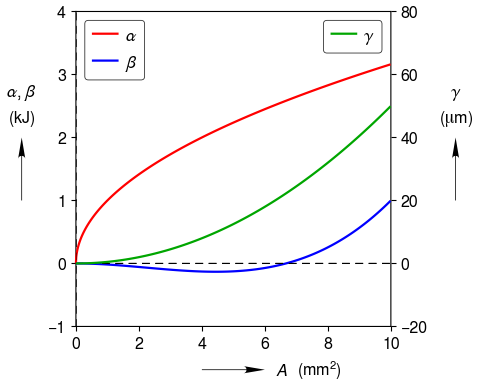

Write Python code to recreate this figure.
# -*- coding: utf-8 -*-
"""
Created on Sat Apr 18 15:12:21 2015

@author: Ben
"""
import clearplot.figure as figure
import numpy as np

xa = np.arange(0,10,0.01)
ya = np.sqrt(xa)
xb = xa
yb = 3.0 * (xb/10)**3 - 2.0 * (xb/10)**2
xc = xa
yc = 1.0/2.0 * xc**2.0

fig = figure.Figure()
ax1 = fig.add_axes()
ax1.plot([xa, xb], [ya, yb])
ax1.x_label = ['A', 'mm^2']
ax1.y_label = ['\alpha,\,\beta', 'kJ']
ax1.y_lim = [-1,'auto']
ax1.add_legend(['\alpha', '\beta'], 'upper left')

ax2 = fig.add_axes(share_x_ax = ax1)
ax2.plot([xc], [yc], line_colors = [0,0,1])
ax2.add_legend(['\gamma'], 'upper right')
ax2.y_lim = [-20, 80]
ax2.y_label = ['\gamma','\mu m']

fig.auto_adjust_layout()
fig.save('two_y_axes.png')